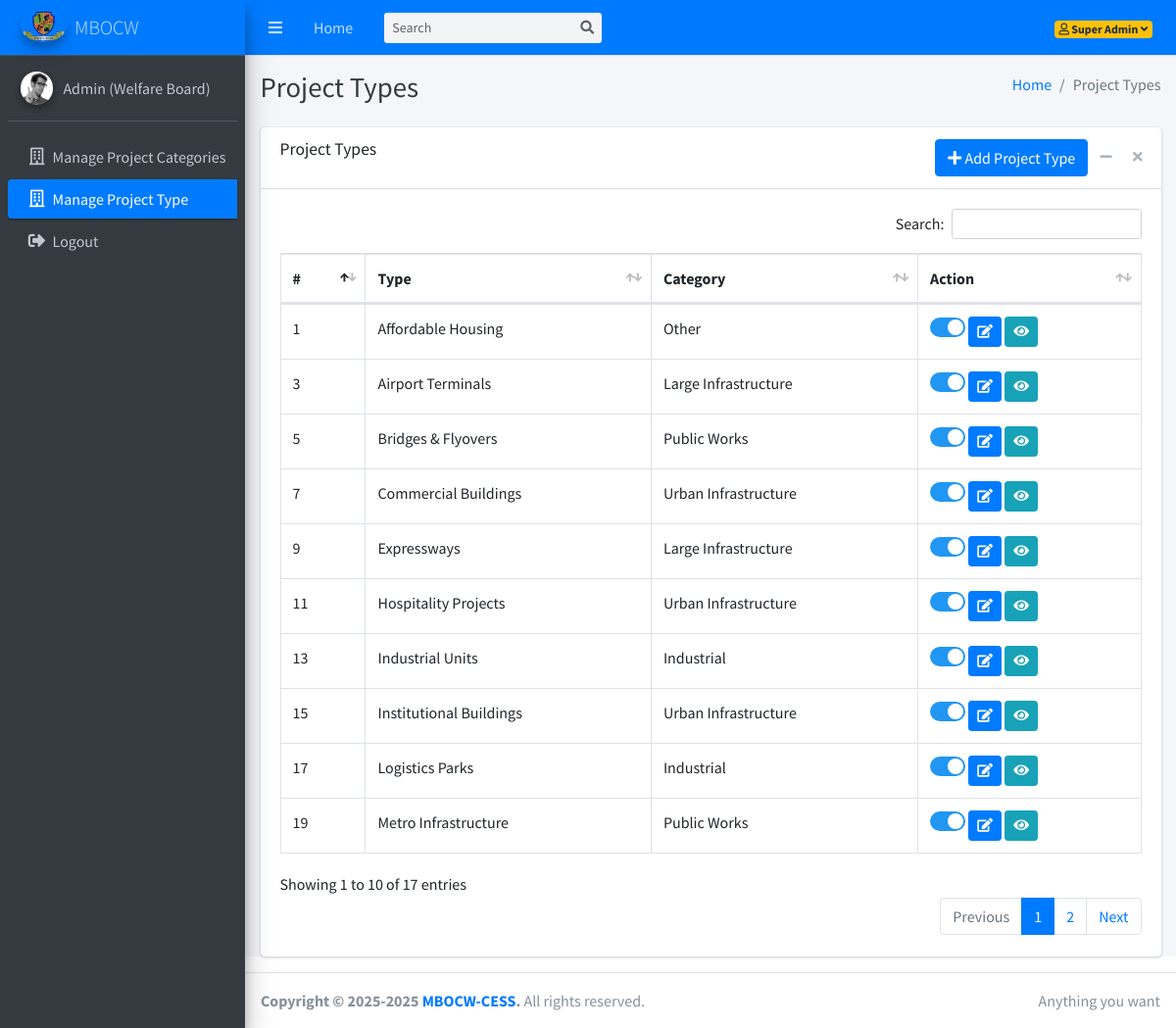
The page /dashboard/project-types.php (signed in) on the database its author committed.
### tables this page shows
CREATE TABLE IF NOT EXISTS `project_types` (
  `id` int UNSIGNED NOT NULL AUTO_INCREMENT,
  `category_id` int UNSIGNED NOT NULL,
  `name` varchar(255) NOT NULL,
  `description` text,
  `cess_trigger` text NOT NULL,
  `how_cess_is_paid` text NOT NULL,
  `is_active` tinyint(1) DEFAULT '1',
  `created_at` timestamp NULL DEFAULT CURRENT_TIMESTAMP,
  `updated_at` timestamp NULL DEFAULT CURRENT_TIMESTAMP ON UPDATE CURRENT_TIMESTAMP,
  PRIMARY KEY (`id`),
  KEY `category_id` (`category_id`)
);

CREATE TABLE IF NOT EXISTS `project_categories` (
  `id` int UNSIGNED NOT NULL AUTO_INCREMENT,
  `name` varchar(100) NOT NULL,
  `description` text,
  `is_active` tinyint(1) DEFAULT '1',
  `created_at` timestamp NULL DEFAULT CURRENT_TIMESTAMP,
  `updated_at` timestamp NULL DEFAULT CURRENT_TIMESTAMP ON UPDATE CURRENT_TIMESTAMP,
  PRIMARY KEY (`id`)
);

### dashboard/project-types.php (the view, shortened to what this page needs)
<!DOCTYPE html>
<html lang="en">
<head>
  <link rel="stylesheet" href="../plugins/fontawesome-free/css/all.min.css">
  <link rel="stylesheet" href="../plugins/datatables-bs4/css/dataTables.bootstrap4.min.css">
  <link rel="stylesheet" href="../plugins/datatables-responsive/css/responsive.bootstrap4.min.css">
  <link rel="stylesheet" href="../dist/css/adminlte.min.css">
</head>
<body class="hold-transition sidebar-mini">
<div class="wrapper">
  <?php include('includes/navbar.php'); ?>
  <?php include('includes/sidebar.php'); ?>
  <div class="content-wrapper">
    <div class="content-header">
      <div class="container-fluid">
        <div class="row mb-2">
          <div class="col-sm-6">
            <h1 class="m-0 text-dark">Project Types</h1>
          </div>
          <div class="col-sm-6">
            <ol class="breadcrumb float-sm-right">
              <li class="breadcrumb-item"><a href="#">Home</a></li>
              <li class="breadcrumb-item active">Project Types</li>
            </ol>
          </div>
        </div>
      </div>
    </div>
    <div class="content">
        <div class="container-fluid">
            <div class="card">
            <div class="card-header">
                <h3 class="card-title">Project Types</h3>
                <div class="card-tools">
                    <a href="add-project-type.php" class="btn btn-primary" ><i class="fas fa-plus"></i> Add Project Type</a>
                    <button type="button" class="btn btn-tool" data-card-widget="collapse" data-toggle="tooltip" title="Collapse"><i class="fas fa-minus"></i></button>
                    <button type="button" class="btn btn-tool" data-card-widget="remove" data-toggle="tooltip" title="Remove"><i class="fas fa-times"></i></button>
                </div>
            </div>
            <div class="card-body">
                <table id="example1" class="table table-bordered">
                    <thead>
                        <tr>
                            <th>#</th>
                            <th>Type</th>
                            <th>Category</th>
                            <th>Action</th>
                        </tr>
                    </thead>
                    <tbody>
                        <?php
                        $sql = "SELECT
                            pt.id,
                            pt.name AS project_type_name,
                            pt.description AS project_type_description,
                            pt.is_active,
                            pc.name AS category_name
                        FROM
                            project_types pt
                        INNER JOIN
                            project_categories pc
                        ON
                            pt.category_id = pc.id
                        ORDER BY pt.name ASC";
                        $result = mysqli_query($conn, $sql);
                        $sr = 1;
                        if (mysqli_num_rows($result) > 0) {
                            while ($row = mysqli_fetch_assoc($result)) {
                                $isActive = ($row['is_active'] == 1) ? 'checked' : '';
                                $statusText = ($row['is_active'] == 1) ? 'Active' : 'Inactive';
                                echo "<tr>";
                                echo "<td>".$sr++."</td>";
                                echo "<td>".htmlspecialchars($row['project_type_name'])."</td>";
                                echo "<td>".htmlspecialchars($row['category_name'])."</td>";
                                echo "<td>
                                        <label class='switch' title='$statusText'><input type='checkbox' data-id='{$row['id']}' id='activeToggle' onclick='return confirm(\"Are you sure you want to perform this action?\");' {$isActive}><span class='slider round'></span></label>
                                        <a href='edit-project-type.php?id=".$row['id']."' class='btn btn-sm btn-primary'><i class='fas fa-edit'></i></a>
                                        <a href='view-project-type.php?id=".$row['id']."' class='btn btn-sm btn-info' ><i class='fas fa-eye'></i></a>
                                    </td>";
                                echo "</tr>";
                                $sr++;
                            }
                        } else {
                            echo "<tr><td colspan='4' class='text-center'>No project category found</td></tr>";
                        }
                        ?>
                    </tbody>
                </table>
            </div>
          </div>
        </div>
    </div>
  </div>
  <?php include('includes/footer.php'); ?>
</div>
</body>
</html>

### dashboard/project-types.php (style rules this page uses)
.switch { position: relative; display: inline-block; width: 36px; height: 20px; vertical-align: middle; }
.slider { position: absolute; cursor: pointer; top: 0; left: 0; right: 0; bottom: 0; background-color: #ccc; transition: .3s; border-radius: 20px; }
.slider:before { position: absolute; content: ""; height: 16px; width: 16px; left: 2px; bottom: 2px; background-color: white; transition: .3s; border-radius: 50%; }
input:checked + .slider { background-color: #2196F3; }
input:checked + .slider:before { -webkit-transform: translateX(26px); -ms-transform: translateX(26px); transform: translateX(26px); transform: translateX(16px); }
.slider.round { border-radius: 34px; }
.slider.round:before { border-radius: 50%; }

### rows shown on the page
project_types: name "Affordable Housing", project_categories.name "Other"
project_types: name "Airport Terminals", project_categories.name "Large Infrastructure"
project_types: name "Bridges & Flyovers", project_categories.name "Public Works"
project_types: name "Commercial Buildings", project_categories.name "Urban Infrastructure"
project_types: name "Expressways", project_categories.name "Large Infrastructure"
project_types: name "Hospitality Projects", project_categories.name "Urban Infrastructure"
project_types: name "Industrial Units", project_categories.name "Industrial"
project_types: name "Institutional Buildings", project_categories.name "Urban Infrastructure"
project_types: name "Logistics Parks", project_categories.name "Industrial"
project_types: name "Metro Infrastructure", project_categories.name "Public Works"

### other values the page prints
$_SESSION['user_name'] "Super Admin"
$_SESSION['user_role_name'] "Admin (Welfare Board)"
